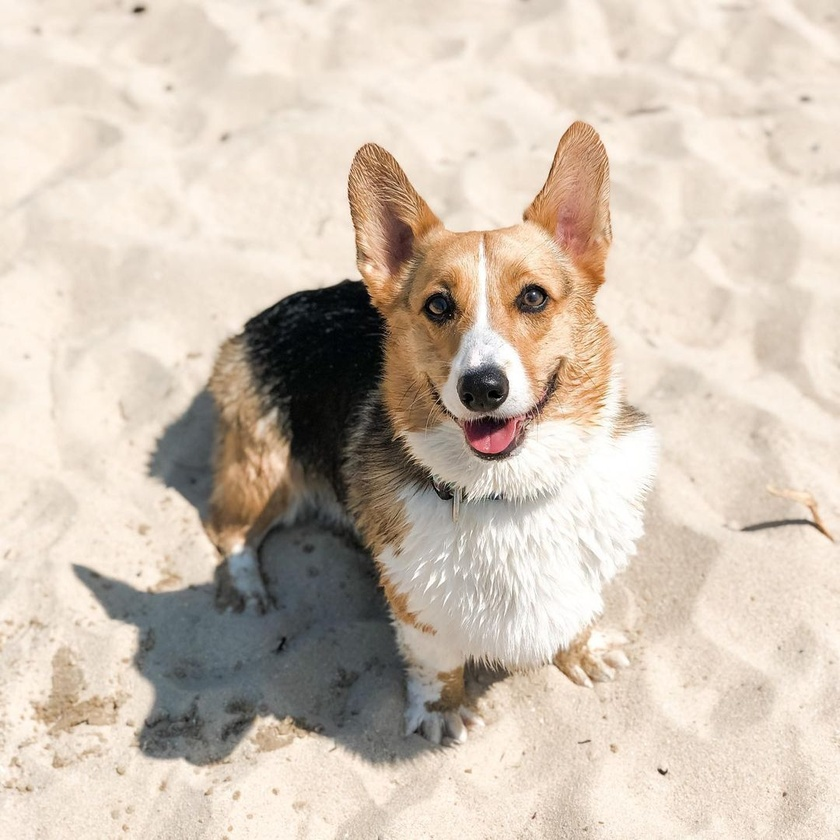
#> input picture Images/Raw/dog.jpg, 840 x 840 px, shrunk from 1080 x 1079 before the run
$ python KMeanTest.py
#> lines starting #> are read from the running program, lines starting #| are printed output that depends on the picture
import numpy as np
import cv2 as cv
img = cv.imread('../Images/Raw/dog.jpg')
#> img is the input picture: shape (840, 840, 3); mean B, G, R 181.4, 195.6, 209.1
Z = img.reshape((-1, 3))
# convert to np.float32
Z = np.float32(Z)
# define criteria, number of clusters(K) and apply kmeans()
criteria = (cv.TERM_CRITERIA_EPS + cv.TERM_CRITERIA_MAX_ITER, 10, 1.0)
K = 8
ret,label,center=cv.kmeans(Z,K,None,criteria,10,cv.KMEANS_RANDOM_CENTERS)
#> ret = 200241855; center = [[97.5, 103.7, 107.6], [19.07, 20.2, 20.18], [100.4, 132.8, 171.9], [225.8, 238.3, 249.3], [151.2, 173.6, 197.2], [187.7, 205.2, 221.9], [208.6, 223.8, 237.8], [67.01, 71.25, 75.09]]
# Now convert back into uint8, and make original image
center = np.uint8(center)
#> center = [[97, 103, 107], [19, 20, 20], [100, 132, 171], [225, 238, 249], [151, 173, 197], [187, 205, 221], [208, 223, 237], [67, 71, 75]]
res = center[label.flatten()]
res2 = res.reshape((img.shape))
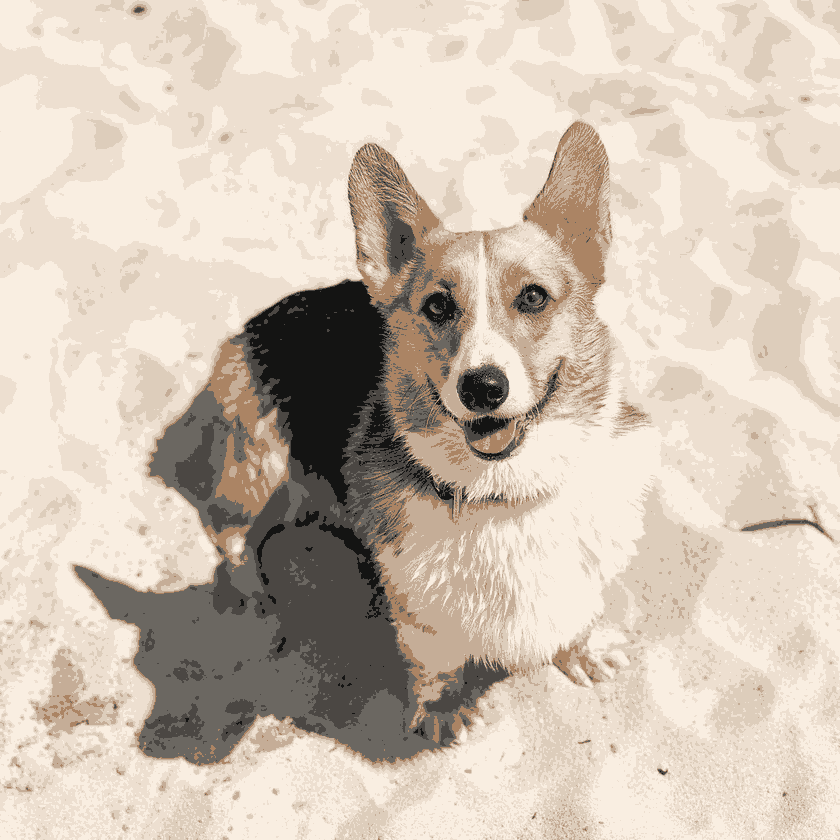
#> res2: shape (840, 840, 3); mean B, G, R 180.9, 195.1, 208.5
cv.imshow('res2',res2)
cv.waitKey(0)
cv.destroyAllWindows()
